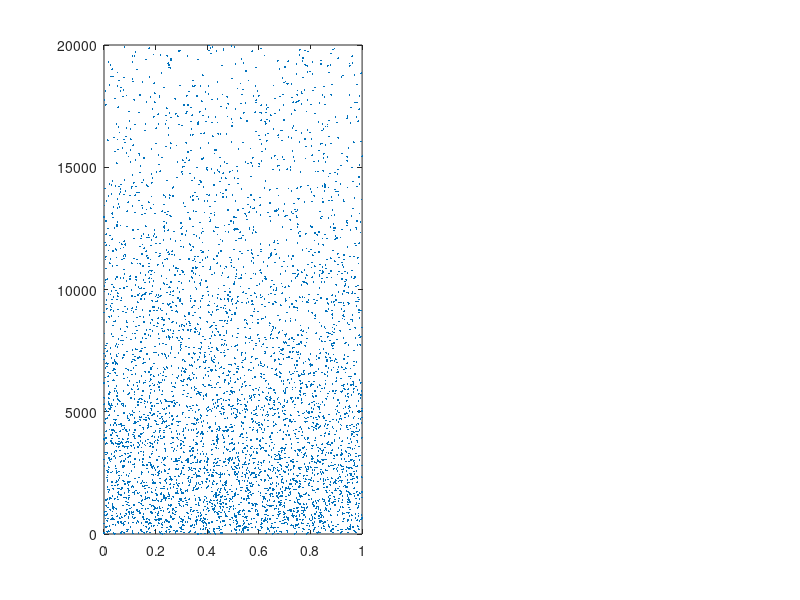

Here is the MATLAB script that generated this plot: (Note: this script raises an error after producing the figure.)
clear all
format compact
format short
npoints=5000
hmax=20000
p0=1013.25
M =0.0289644 % kg/mol
R=8.3144598 % J/(mol·K)
T=290 % K
g=9.81;
h=linspace(0,hmax,hmax);
p=p0*exp(-M*g/(R*T)*h);
figure(1)
clf
subplot(1,3,1)
n=0
while n<npoints
  htest=hmax*rand;
  xtest=rand;
  p=exp(-M*g/(R*T)*htest);
  if (rand<p)
    n=n+1;
    hvec(n)=htest;
    xvec(n)=xtest;
  end
end  
plot(xvec,hvec,'.','Markersize',4)
xlabel('Distribution')
 subplot(1,3,2)
    [pn,xbin]=hist(hvec,[0:25:hmax]);
    stairs(pn,xbin)
      xlabel('Relative frequency')

  subplot(1,3,3)
  hvecp=[0:hmax]
  pvec=p0*exp(-M*g/(R*T)*hvecp);
  plot(pvec,hvecp)
  xlabel('Atmospheric pressure')
%  print -depsc ThreePlotsDistFreqPre.eps
%return
clf 
%mcsteps=npoints*100
mcsteps=npoints*.01
trials=0
accept=0
tried=0
for imcsteps=1:mcsteps/50
  imcsteps
  for innermc=1:500  
    iselect=round(npoints*rand+0.5);
    h_old=hvec(iselect);
    hnew=hmax*rand;
    trials=trials+1;
    p=exp(-M*g/(R*T)*(hnew-h_old));
    tried=tried+1;
    htestvec(tried)=hnew;
    if rand < p
      accept=accept+1;
      hvec(iselect)=hnew;
      xvec(iselect)=rand;
    end
  end
  clf
  subplot(1,2,1)
  plot(xvec,hvec,'.','Markersize',4)
  axis([0 1 0 hmax])
      yticks([0:5000:20000])

     yticklabels(['    0'
                  ' 5000'
                  '10000'
                  '15000' 
                  '20000'])
         ylabel('h [m]')

    subplot(1,2,2)
     hold on
   plot(pvec,hvecp)
%    xlabel('Atmospheric pressure')
    [pn,xbin]=hist(hvec,[0:250:hmax]);
    stairs(pn*max(pvec)/pn(1)/2,xbin)
    legend(' Atmospheric \newline pressure',' Relative \newline Probability')
    legend box off

%    xlabel('Empirical \newline Probability')
    yticklabels([])
%    if imcsteps>20
      axis([0 1200 0 hmax ])
%    end

    drawnow
  
end
acceptance_rate=accept/trials

figure(2)
subplot(4,1,1)
 stem(htestvec,1+0*htestvec,'Linewidth',0.01)
   yticks([])
   xticks([0:5000:20000])
  xticklabels(['    0'
               ' 5000'
               '10000'
               '15000' 
               '20000'])

print -depsc tried_states_direct.eps 

return 
